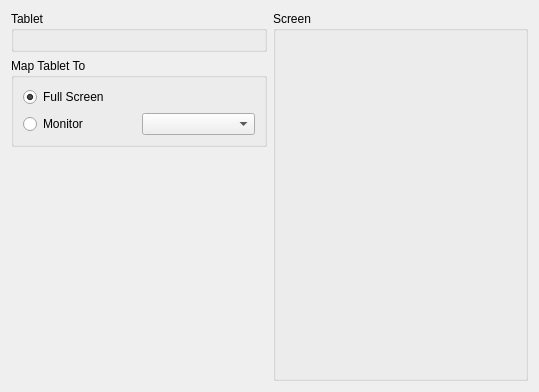
<?xml version="1.0" encoding="UTF-8"?>
<ui version="4.0">
 <class>ScreenAreaSelectionView</class>
 <widget class="QWidget" name="ScreenAreaSelectionView">
  <property name="geometry">
   <rect>
    <x>0</x>
    <y>0</y>
    <width>539</width>
    <height>392</height>
   </rect>
  </property>
  <property name="windowTitle">
   <string>Form</string>
  </property>
  <layout class="QHBoxLayout" name="horizontalLayout">
   <item>
    <layout class="QVBoxLayout" name="verticalLayout">
     <item>
      <widget class="QGroupBox" name="tabletGroupBox">
       <property name="title">
        <string>Tablet</string>
       </property>
       <layout class="QHBoxLayout" name="horizontalLayout_3">
        <item>
         <widget class="Wacom::AreaSelectionWidget" name="tabletArea" native="true"/>
        </item>
       </layout>
      </widget>
     </item>
     <item>
      <widget class="QGroupBox" name="controlsGroupBox">
       <property name="title">
        <string>Map Tablet To</string>
       </property>
       <layout class="QVBoxLayout" name="verticalLayout_2">
        <item>
         <widget class="QRadioButton" name="selectFullScreenRadio">
          <property name="text">
           <string>Full Screen</string>
          </property>
          <property name="checked">
           <bool>true</bool>
          </property>
         </widget>
        </item>
        <item>
         <layout class="QHBoxLayout" name="screenLayout">
          <item>
           <widget class="QRadioButton" name="selectMonitorRadio">
            <property name="text">
             <string>Monitor</string>
            </property>
           </widget>
          </item>
          <item>
           <widget class="KComboBox" name="selectMonitorCombo"/>
          </item>
         </layout>
        </item>
       </layout>
      </widget>
     </item>
     <item>
      <spacer name="controlsFreeSpacer">
       <property name="orientation">
        <enum>Qt::Vertical</enum>
       </property>
       <property name="sizeType">
        <enum>QSizePolicy::MinimumExpanding</enum>
       </property>
       <property name="sizeHint" stdset="0">
        <size>
         <width>1</width>
         <height>5</height>
        </size>
       </property>
      </spacer>
     </item>
    </layout>
   </item>
   <item>
    <widget class="QGroupBox" name="screenGroupBox">
     <property name="title">
      <string>Screen</string>
     </property>
     <layout class="QHBoxLayout" name="horizontalLayout_2">
      <item>
       <widget class="Wacom::AreaSelectionWidget" name="screenArea" native="true"/>
      </item>
     </layout>
    </widget>
   </item>
  </layout>
 </widget>
 <customwidgets>
  <customwidget>
   <class>KComboBox</class>
   <extends>QComboBox</extends>
   <header>kcombobox.h</header>
  </customwidget>
  <customwidget>
   <class>Wacom::AreaSelectionWidget</class>
   <extends>QWidget</extends>
   <header>areaselectionwidget.h</header>
   <container>1</container>
  </customwidget>
 </customwidgets>
 <resources/>
 <connections>
  <connection>
   <sender>selectFullScreenRadio</sender>
   <signal>toggled(bool)</signal>
   <receiver>ScreenAreaSelectionView</receiver>
   <slot>onFullScreenSelected(bool)</slot>
   <hints>
    <hint type="sourcelabel">
     <x>135</x>
     <y>80</y>
    </hint>
    <hint type="destinationlabel">
     <x>269</x>
     <y>195</y>
    </hint>
   </hints>
  </connection>
  <connection>
   <sender>selectMonitorRadio</sender>
   <signal>toggled(bool)</signal>
   <receiver>ScreenAreaSelectionView</receiver>
   <slot>onMonitorSelected(bool)</slot>
   <hints>
    <hint type="sourcelabel">
     <x>73</x>
     <y>106</y>
    </hint>
    <hint type="destinationlabel">
     <x>269</x>
     <y>195</y>
    </hint>
   </hints>
  </connection>
  <connection>
   <sender>selectMonitorCombo</sender>
   <signal>currentIndexChanged(int)</signal>
   <receiver>ScreenAreaSelectionView</receiver>
   <slot>onMonitorScreenSelected()</slot>
   <hints>
    <hint type="sourcelabel">
     <x>198</x>
     <y>106</y>
    </hint>
    <hint type="destinationlabel">
     <x>269</x>
     <y>195</y>
    </hint>
   </hints>
  </connection>
 </connections>
 <slots>
  <slot>onFullScreenSelected(bool)</slot>
  <slot>onMonitorScreenSelected()</slot>
  <slot>onMonitorSelected(bool)</slot>
  <slot>onPartialScreenSelected(bool)</slot>
 </slots>
</ui>
